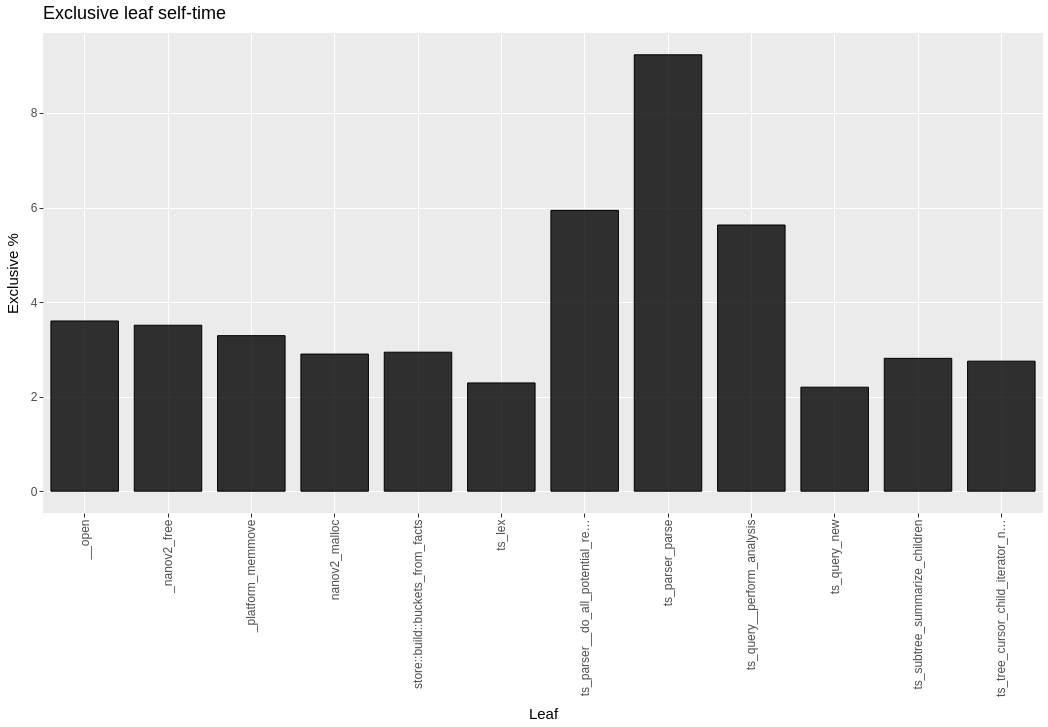

Write notebook code for a chart like this one.
### Markdown cell above
## 3. Exclusive leaves lie — walk the edge

Hottest **leaf** is `ts_parser_parse` at 9.2% self-time. That is tree-sitter C, not a product function. Exclusive self-time under LTO/ICF also names helpers (`ts_parser__do_all_potential_reductions`, `ts_query__perform_analysis`).

**Exclusive bar chart:** height = % of samples where this frame is the **leaf**. Use it to find on-CPU sit points, then distrust surprising C names until you see the parent.

**Edge heatmap:** fill = % of all samples on that parent → child step. The two hot columns under `extract_files` split the work: parse (~24%) vs `resolve_pending_edges` → Python re-export (~19%). That split is the decision, not the 9% parse leaf.

### Code cell
SELECT leaf, exclusive, pct
FROM read_parquet('../../../build/perf-demo/exclusive.parquet')
ORDER BY pct DESC;

### Figure 1 — Vega-Lite specification as saved in the notebook (floating-point values rounded to 4 significant figures)
{"$schema": "https://vega.github.io/schema/vega-lite/v6.json", "config": {"axis": {"domain": false, "grid": true, "gridColor": "#FFFFFF", "gridWidth": 1, "labelColor": "#4D4D4D", "labelFontSize": 12, "tickColor": "#333333", "tickSize": 4, "titleColor": "#000000", "titleFontSize": 15, "titleFontWeight": "normal", "titlePadding": 10}, "header": {"labelColor": "#000000", "labelFontSize": 15, "labelFontWeight": "normal", "labelPadding": 5, "title": null}, "legend": {"labelColor": "#4D4D4D", "labelFontSize": 12, "rowPadding": 6, "titleColor": "#000000", "titleFontSize": 15, "titleFontWeight": "normal", "titlePadding": 8}, "title": {"anchor": "start", "color": "#000000", "fontSize": 18, "fontWeight": "normal", "frame": "group", "offset": 10, "subtitleColor": "#4D4D4D", "subtitleFontSize": 15, "subtitleFontWeight": "normal"}, "view": {"continuousHeight": 300, "continuousWidth": 300, "fill": "#EBEBEB", "stroke": null}}, "data": {"name": "data-ebcd2ad6e1fc4afb290b79bd48f5de70"}, "datasets": {"data-ebcd2ad6e1fc4afb290b79bd48f5de70": [{"__ggsql_aes_pos1__": "__open", "__ggsql_aes_pos2__": 3.6, "__ggsql_aes_pos2end__": 0.0, "__ggsql_row_index__": 0, "__ggsql_source__": "__ggsql_layer_0__"}, {"__ggsql_aes_pos1__": "_nanov2_free", "__ggsql_aes_pos2__": 3.51, "__ggsql_aes_pos2end__": 0.0, "__ggsql_row_index__": 1, "__ggsql_source__": "__ggsql_layer_0__"}, {"__ggsql_aes_pos1__": "_platform_memmove", "__ggsql_aes_pos2__": 3.29, "__ggsql_aes_pos2end__": 0.0, "__ggsql_row_index__": 2, "__ggsql_source__": "__ggsql_layer_0__"}, {"__ggsql_aes_pos1__": "nanov2_malloc", "__ggsql_aes_pos2__": 2.9, "__ggsql_aes_pos2end__": 0.0, "__ggsql_row_index__": 3, "__ggsql_source__": "__ggsql_layer_0__"}, {"__ggsql_aes_pos1__": "store::build::buckets_from_facts", "__ggsql_aes_pos2__": 2.94, "__ggsql_aes_pos2end__": 0.0, "__ggsql_row_index__": 4, "__ggsql_source__": "__ggsql_layer_0__"}, {"__ggsql_aes_pos1__": "ts_lex", "__ggsql_aes_pos2__": 2.29, "__ggsql_aes_pos2end__": 0.0, "__ggsql_row_index__": 5, "__ggsql_source__": "__ggsql_layer_0__"}, {"__ggsql_aes_pos1__": "ts_parser__do_all_potential_reductions", "__ggsql_aes_pos2__": 5.94, "__ggsql_aes_pos2end__": 0.0, "__ggsql_row_index__": 6, "__ggsql_source__": "__ggsql_layer_0__"}, {"__ggsql_aes_pos1__": "ts_parser_parse", "__ggsql_aes_pos2__": 9.23, "__ggsql_aes_pos2end__": 0.0, "__ggsql_row_index__": 7, "__ggsql_source__": "__ggsql_layer_0__"}, {"__ggsql_aes_pos1__": "ts_query__perform_analysis", "__ggsql_aes_pos2__": 5.63, "__ggsql_aes_pos2end__": 0.0, "__ggsql_row_index__": 8, "__ggsql_source__": "__ggsql_layer_0__"}, {"__ggsql_aes_pos1__": "ts_query_new", "__ggsql_aes_pos2__": 2.2, "__ggsql_aes_pos2end__": 0.0, "__ggsql_row_index__": 9, "__ggsql_source__": "__ggsql_layer_0__"}, {"__ggsql_aes_pos1__": "ts_subtree_summarize_children", "__ggsql_aes_pos2__": 2.81, "__ggsql_aes_pos2end__": 0.0, "__ggsql_row_index__": 10, "__ggsql_source__": "__ggsql_layer_0__"}, {"__ggsql_aes_pos1__": "ts_tree_cursor_child_iterator_next", "__ggsql_aes_pos2__": 2.75, "__ggsql_aes_pos2end__": 0.0, "__ggsql_row_index__": 11, "__ggsql_source__": "__ggsql_layer_0__"}]}, "height": 480, "layer": [{"encoding": {"fill": {"value": "black"}, "fillOpacity": {"value": 0.8}, "stroke": {"value": "black"}, "x": {"axis": {"labelExpr": "datum.label == '_platform_memmove' ? '_platform_memmove' : datum.label == 'nanov2_malloc' ? 'nanov2_malloc' : datum.label == 'ts_parser_parse' ? 'ts_parser_parse' : datum.label == 'ts_query__perform_analysis' ? 'ts_query__perform_analysis' : datum.label == 'store::build::buckets_from_facts' ? 'store::build::buckets_from_facts' : datum.label == 'ts_query_new' ? 'ts_query_new' : datum.label == 'ts_subtree_summarize_children' ? 'ts_subtree_summarize_children' : datum.label == 'ts_tree_cursor_child_iterator_next' ? 'ts_tree_cursor_child_iterator_next' : datum.label == 'ts_lex' ? 'ts_lex' : datum.label == 'ts_parser__do_all_potential_reductions' ? 'ts_parser__do_all_potential_reductions' : datum.label == '_nanov2_free' ? '_nanov2_free' : datum.label == '__open' ? '__open' : datum.label"}, "field": "__ggsql_aes_pos1__", "scale": {"domain": ["__open", "_nanov2_free", "_platform_memmove", "nanov2_malloc", "store::build::buckets_from_facts", "ts_lex", "ts_parser__do_all_potential_reductions", "ts_parser_parse", "ts_query__perform_analysis", "ts_query_new", "ts_subtree_summarize_children", "ts_tree_cursor_child_iterator_next"], "zero": false}, "title": "Leaf", "type": "nominal"}, "y": {"axis": {"labelExpr": "datum.label == '2' ? '2' : datum.label == '8' ? '8' : datum.label == '0' ? '0' : datum.label == '4' ? '4' : datum.label == '6' ? '6' : datum.label", "values": [0.0, 2.0, 4.0, 6.0, 8.0]}, "field": "__ggsql_aes_pos2__", "scale": {"domain": [-0.4615, 9.691], "zero": false}, "stack": null, "title": "Exclusive %", "type": "quantitative"}, "y2": {"field": "__ggsql_aes_pos2end__"}}, "mark": {"align": "center", "clip": true, "type": "bar", "width": {"expr": "bandwidth('x') * 0.9"}}, "transform": [{"filter": {"equal": "__ggsql_layer_0__", "field": "__ggsql_source__"}}]}], "title": "Exclusive leaf self-time", "width": 1000, "autosize": {"type": "pad", "contains": "padding"}}
